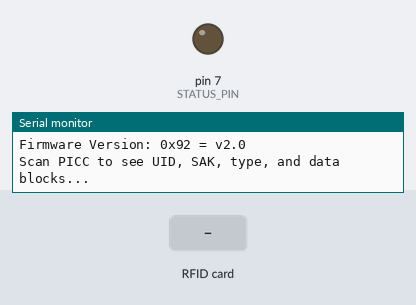
A sketch run on a simulated Arduino Uno, built with avr-gcc and run on an emulated ATmega328P. Shown: output pins drawn as LEDs (lit = HIGH), the last lines printed to the serial monitor. Inputs (shaded band) come from the test bench. Pins used as bus, display or sensor lines are not drawn.

Above: at 1.2 s.
1.3 s: RFID card 39 BF 0F 64 held to the reader
At 1.7 s:
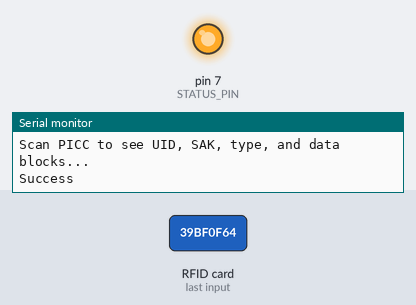
2.8 s: RFID card 5E 7A 19 C4 held to the reader
At 3.3 s:
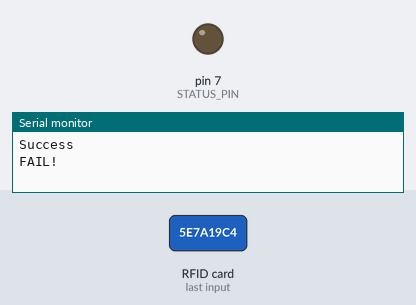
4.3 s: RFID card F2 C9 91 1A held to the reader
At 4.7 s:
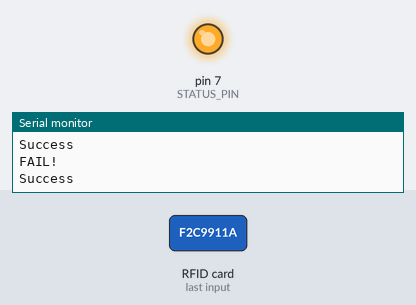
Timing chart, 0 to 7.3 s (numbered marks = the images above; inputs shaded):
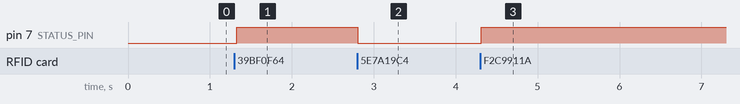

Measured:
- after the input at 1.3 s, pin 7 (STATUS_PIN): LOW → HIGH at once
- after the input at 2.8 s, pin 7 (STATUS_PIN): HIGH → LOW at once
- after the input at 4.3 s, pin 7 (STATUS_PIN): LOW → HIGH at once

The sketch:

helpers.ino
```cpp
#include "helpers.h"

void blink(uint8_t pin_number, uint8_t number_of_blinks, int delay_ms = 100) {
  static uint8_t i;
  for (i = 0; i < number_of_blinks; i++) {
    digitalWrite(pin_number, HIGH);   // turn the LED on (HIGH is the voltage level)
    delay(delay_ms);                       // wait for a second
    digitalWrite(pin_number, LOW);    // turn the LED off by making the voltage LOW
    delay(delay_ms);                       // wait for a second
  }
}

void blink_success(uint8_t pin_number) {
  blink(pin_number, 3, 100);
}

void blink_error(uint8_t pin_number) {
  blink(pin_number, 2, 500);
}

void toggle(uint8_t pin_number, bool state) {
  if (state)
    digitalWrite(pin_number, HIGH);
  else
    digitalWrite(pin_number, LOW);
}

void relay_toggle(uint8_t pin_number, bool state) {
  if ( state )
    digitalWrite(pin_number, HIGH);
  else
    digitalWrite(pin_number, LOW);
}
```

DumpInfo.ino
```cpp
// (licence header left out)
#include <SPI.h>
#include <MFRC522.h>
#include "helpers.h"

#define RST_PIN         9          // Configurable, see typical pin layout above
#define SS_PIN          10         // Configurable, see typical pin layout above
#define NUM_BYTES       4          // Number of bytes that the ID consists of
#define STATUS_PIN      7          // GPIO that shows the status of the card recognition
#define RELAY_PIN1      2          // GPIO that shows triggers the first relay
#define RELAY_PIN2      3          // GPIO that shows triggers the second relay
#define NUM_REF_IDS     2          // Registered card IDs

MFRC522 mfrc522(SS_PIN, RST_PIN);  // Create MFRC522 instance

uint32_t REFERENCE_IDS[NUM_REF_IDS][4] = {
  {0x39, 0xBF, 0x0F, 0x64},
  //{0x93, 0x9E, 0x8C, 0x1A},
  {0xF2, 0xC9, 0x91, 0x1A}
};

bool allow_engine_start = false;

void setup() {
  // initialize digital pin LED_BUILTIN as an output.
  pinMode(STATUS_PIN, OUTPUT);
	Serial.begin(9600);		// Initialize serial communications with the PC
	while (!Serial);		// Do nothing if no serial port is opened (added for Arduinos based on ATMEGA32U4)
	SPI.begin();			// Init SPI bus
	mfrc522.PCD_Init();		// Init MFRC522
	mfrc522.PCD_DumpVersionToSerial();	// Show details of PCD - MFRC522 Card Reader details
	Serial.println(F("Scan PICC to see UID, SAK, type, and data blocks..."));
}

bool check_card() {
  size_t i = 0;
  for ( i = 0; i < NUM_BYTES; i++ ) {
    if ( REFERENCE_IDS[0][i] != mfrc522.uid.uidByte[i] &&
         REFERENCE_IDS[1][i] != mfrc522.uid.uidByte[i] &&
         REFERENCE_IDS[2][i] != mfrc522.uid.uidByte[i] )
      return false;
  }

  return true;
}

void loop() {
	// Look for new cards
	if ( ! mfrc522.PICC_IsNewCardPresent()) {
		return;
	}

	// Select one of the cards
	if ( ! mfrc522.PICC_ReadCardSerial()) {
		return;
	}

  if ( check_card() ) {
    Serial.println("Success");
    allow_engine_start = true;
  }
  else {
    Serial.println("FAIL!");
    allow_engine_start = false;
  }

  relay_toggle(RELAY_PIN1, allow_engine_start);
  relay_toggle(RELAY_PIN2, allow_engine_start);
  /*
  if ( allow_engine_start ) {
    blink_success(STATUS_PIN);
  }
  else {
    blink_error(STATUS_PIN);
  }
  */
  toggle(STATUS_PIN, allow_engine_start);
  // Dump debug info about the card; PICC_HaltA() is automatically called
  // mfrc522.PICC_DumpToSerial(&(mfrc522.uid));
}
```

helpers.h
```cpp
void blink(uint8_t pin_number, uint8_t number_of_blinks, int delay_ms = 100);
void toggle(uint8_t pin_number, bool state);
void blink_success(uint8_t pin_number);
void blink_error(uint8_t pin_number);
void relay_on(uint8_t pin_number, bool state);
```
